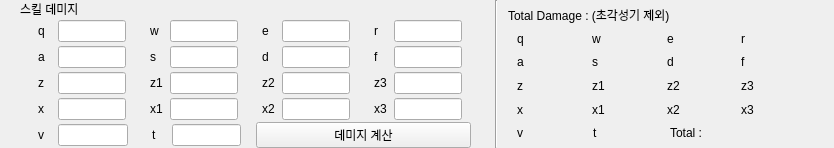
    <widget class="QWidget" name="widget_7" native="true">
     <layout class="QHBoxLayout" name="horizontalLayout_5" stretch="3,0,2">
      <property name="topMargin">
       <number>0</number>
      </property>
      <property name="bottomMargin">
       <number>0</number>
      </property>
      <item>
       <widget class="QWidget" name="widget_84" native="true">
        <layout class="QVBoxLayout" name="verticalLayout_19">
         <property name="spacing">
          <number>0</number>
         </property>
         <property name="topMargin">
          <number>0</number>
         </property>
         <property name="bottomMargin">
          <number>0</number>
         </property>
         <item>
          <widget class="QLabel" name="label_71">
           <property name="text">
            <string>스킬 데미지</string>
           </property>
          </widget>
         </item>
         <item>
          <widget class="QWidget" name="widget" native="true">
           <layout class="QHBoxLayout" name="horizontalLayout_6">
            <property name="topMargin">
             <number>0</number>
            </property>
            <property name="bottomMargin">
             <number>0</number>
            </property>
           </layout>
          </widget>
         </item>
         <item>
          <widget class="QWidget" name="widget_88" native="true">
           <layout class="QHBoxLayout" name="horizontalLayout_73" stretch="1,1,1,1">
            <property name="topMargin">
             <number>0</number>
            </property>
            <property name="bottomMargin">
             <number>0</number>
            </property>
            <item>
             <widget class="QWidget" name="widget_89" native="true">
              <layout class="QHBoxLayout" name="horizontalLayout_74" stretch="1,5">
               <property name="topMargin">
                <number>2</number>
               </property>
               <property name="bottomMargin">
                <number>2</number>
               </property>
               <item>
                <widget class="QLabel" name="dmg_q_label">
                 <property name="text">
                  <string>q</string>
                 </property>
                </widget>
               </item>
               <item>
                <widget class="QLineEdit" name="dmg_q_line"/>
               </item>
              </layout>
             </widget>
            </item>
            <item>
             <widget class="QWidget" name="widget_92" native="true">
              <layout class="QHBoxLayout" name="horizontalLayout_77" stretch="1,5">
               <property name="topMargin">
                <number>2</number>
               </property>
               <property name="bottomMargin">
                <number>2</number>
               </property>
               <item>
                <widget class="QLabel" name="dmg_w_label">
                 <property name="text">
                  <string>w</string>
                 </property>
                </widget>
               </item>
               <item>
                <widget class="QLineEdit" name="dmg_w_line"/>
               </item>
              </layout>
             </widget>
            </item>
            <item>
             <widget class="QWidget" name="widget_95" native="true">
              <layout class="QHBoxLayout" name="horizontalLayout_80" stretch="1,5">
               <property name="topMargin">
                <number>2</number>
               </property>
               <property name="bottomMargin">
                <number>2</number>
               </property>
               <item>
                <widget class="QLabel" name="dmg_e_label">
                 <property name="text">
                  <string>e</string>
                 </property>
                </widget>
               </item>
               <item>
                <widget class="QLineEdit" name="dmg_e_line"/>
               </item>
              </layout>
             </widget>
            </item>
            <item>
             <widget class="QWidget" name="widget_98" native="true">
              <layout class="QHBoxLayout" name="horizontalLayout_83" stretch="1,5">
               <property name="topMargin">
                <number>2</number>
               </property>
               <property name="bottomMargin">
                <number>2</number>
               </property>
               <item>
                <widget class="QLabel" name="dmg_r_label">
                 <property name="text">
                  <string>r</string>
                 </property>
                </widget>
               </item>
               <item>
                <widget class="QLineEdit" name="dmg_r_line"/>
               </item>
              </layout>
             </widget>
            </item>
           </layout>
          </widget>
         </item>
         <item>
          <widget class="QWidget" name="widget_91" native="true">
           <layout class="QHBoxLayout" name="horizontalLayout_76" stretch="1,1,1,1">
            <property name="topMargin">
             <number>0</number>
            </property>
            <property name="bottomMargin">
             <number>0</number>
            </property>
            <item>
             <widget class="QWidget" name="widget_90" native="true">
              <layout class="QHBoxLayout" name="horizontalLayout_75" stretch="1,5">
               <property name="topMargin">
                <number>2</number>
               </property>
               <property name="bottomMargin">
                <number>2</number>
               </property>
               <item>
                <widget class="QLabel" name="dmg_a_label">
                 <property name="text">
                  <string>a</string>
                 </property>
                </widget>
               </item>
               <item>
                <widget class="QLineEdit" name="dmg_a_line"/>
               </item>
              </layout>
             </widget>
            </item>
            <item>
             <widget class="QWidget" name="widget_93" native="true">
              <layout class="QHBoxLayout" name="horizontalLayout_78" stretch="1,5">
               <property name="topMargin">
                <number>2</number>
               </property>
               <property name="bottomMargin">
                <number>2</number>
               </property>
               <item>
                <widget class="QLabel" name="dmg_s_label">
                 <property name="text">
                  <string>s</string>
                 </property>
                </widget>
               </item>
               <item>
                <widget class="QLineEdit" name="dmg_s_line"/>
               </item>
              </layout>
             </widget>
            </item>
            <item>
             <widget class="QWidget" name="widget_96" native="true">
              <layout class="QHBoxLayout" name="horizontalLayout_81" stretch="1,5">
               <property name="topMargin">
                <number>2</number>
               </property>
               <property name="bottomMargin">
                <number>2</number>
               </property>
               <item>
                <widget class="QLabel" name="dmg_d_label">
                 <property name="text">
                  <string>d</string>
                 </property>
                </widget>
               </item>
               <item>
                <widget class="QLineEdit" name="dmg_d_line"/>
               </item>
              </layout>
             </widget>
            </item>
            <item>
             <widget class="QWidget" name="widget_99" native="true">
              <layout class="QHBoxLayout" name="horizontalLayout_84" stretch="1,5">
               <property name="topMargin">
                <number>2</number>
               </property>
               <property name="bottomMargin">
                <number>2</number>
               </property>
               <item>
                <widget class="QLabel" name="dmg_f_label">
                 <property name="text">
                  <string>f</string>
                 </property>
                </widget>
               </item>
               <item>
                <widget class="QLineEdit" name="dmg_f_line"/>
               </item>
              </layout>
             </widget>
            </item>
           </layout>
          </widget>
         </item>
         <item>
          <widget class="QWidget" name="widget_94" native="true">
           <layout class="QHBoxLayout" name="horizontalLayout_79" stretch="1,1,1,1">
            <property name="topMargin">
             <number>0</number>
            </property>
            <property name="bottomMargin">
             <number>0</number>
            </property>
            <item>
             <widget class="QWidget" name="widget_8" native="true">
              <layout class="QHBoxLayout" name="horizontalLayout_8" stretch="1,5">
               <property name="topMargin">
                <number>2</number>
               </property>
               <property name="bottomMargin">
                <number>2</number>
               </property>
               <item>
                <widget class="QLabel" name="label">
                 <property name="text">
                  <string>z</string>
                 </property>
                </widget>
               </item>
               <item>
                <widget class="QLineEdit" name="dmg_z_line"/>
               </item>
              </layout>
             </widget>
            </item>
            <item>
             <widget class="QWidget" name="widget_9" native="true">
              <layout class="QHBoxLayout" name="horizontalLayout_9" stretch="1,5">
               <property name="topMargin">
                <number>2</number>
               </property>
               <property name="bottomMargin">
                <number>2</number>
               </property>
               <item>
                <widget class="QLabel" name="label_3">
                 <property name="text">
                  <string>z1</string>
                 </property>
                </widget>
               </item>
               <item>
                <widget class="QLineEdit" name="dmg_z1_line"/>
               </item>
              </layout>
             </widget>
            </item>
            <item>
             <widget class="QWidget" name="widget_10" native="true">
              <layout class="QHBoxLayout" name="horizontalLayout_10" stretch="1,5">
               <property name="topMargin">
                <number>2</number>
               </property>
               <property name="bottomMargin">
                <number>2</number>
               </property>
               <item>
                <widget class="QLabel" name="label_4">
                 <property name="text">
                  <string>z2</string>
                 </property>
                </widget>
               </item>
               <item>
                <widget class="QLineEdit" name="dmg_z2_line"/>
               </item>
              </layout>
             </widget>
            </item>
            <item>
             <widget class="QWidget" name="widget_11" native="true">
              <layout class="QHBoxLayout" name="horizontalLayout_11" stretch="1,5">
               <property name="topMargin">
                <number>2</number>
               </property>
               <property name="bottomMargin">
                <number>2</number>
               </property>
               <item>
                <widget class="QLabel" name="label_5">
                 <property name="text">
                  <string>z3</string>
                 </property>
                </widget>
               </item>
               <item>
                <widget class="QLineEdit" name="dmg_z3_line"/>
               </item>
              </layout>
             </widget>
            </item>
           </layout>
          </widget>
         </item>
         <item>
          <widget class="QWidget" name="widget_97" native="true">
           <layout class="QHBoxLayout" name="horizontalLayout_82" stretch="1,1,1,1">
            <property name="topMargin">
             <number>0</number>
            </property>
            <property name="bottomMargin">
             <number>0</number>
            </property>
            <item>
             <widget class="QWidget" name="widget_3" native="true">
              <layout class="QHBoxLayout" name="horizontalLayout_7" stretch="1,5">
               <property name="topMargin">
                <number>2</number>
               </property>
               <property name="bottomMargin">
                <number>2</number>
               </property>
               <item>
                <widget class="QLabel" name="label_2">
                 <property name="text">
                  <string>x</string>
                 </property>
                </widget>
               </item>
               <item>
                <widget class="QLineEdit" name="dmg_x_line"/>
               </item>
              </layout>
             </widget>
            </item>
            <item>
             <widget class="QWidget" name="widget_12" native="true">
              <layout class="QHBoxLayout" name="horizontalLayout_12" stretch="1,5">
               <property name="topMargin">
                <number>2</number>
               </property>
               <property name="bottomMargin">
                <number>2</number>
               </property>
               <item>
                <widget class="QLabel" name="label_6">
                 <property name="text">
                  <string>x1</string>
                 </property>
                </widget>
               </item>
               <item>
                <widget class="QLineEdit" name="dmg_x1_line"/>
               </item>
              </layout>
             </widget>
            </item>
            <item>
             <widget class="QWidget" name="widget_13" native="true">
              <layout class="QHBoxLayout" name="horizontalLayout_13" stretch="1,5">
               <property name="topMargin">
                <number>2</number>
               </property>
               <property name="bottomMargin">
                <number>2</number>
               </property>
               <item>
                <widget class="QLabel" name="label_7">
                 <property name="text">
                  <string>x2</string>
                 </property>
                </widget>
               </item>
               <item>
                <widget class="QLineEdit" name="dmg_x2_line"/>
               </item>
              </layout>
             </widget>
            </item>
            <item>
             <widget class="QWidget" name="widget_14" native="true">
              <layout class="QHBoxLayout" name="horizontalLayout_14" stretch="1,5">
               <property name="topMargin">
                <number>2</number>
               </property>
               <property name="bottomMargin">
                <number>2</number>
               </property>
               <item>
                <widget class="QLabel" name="label_8">
                 <property name="text">
                  <string>x3</string>
                 </property>
                </widget>
               </item>
               <item>
                <widget class="QLineEdit" name="dmg_x3_line"/>
               </item>
              </layout>
             </widget>
            </item>
           </layout>
          </widget>
         </item>
         <item>
          <widget class="QWidget" name="widget_85" native="true">
           <layout class="QHBoxLayout" name="horizontalLayout_70" stretch="1,1,2">
            <property name="topMargin">
             <number>0</number>
            </property>
            <property name="bottomMargin">
             <number>0</number>
            </property>
            <item>
             <widget class="QWidget" name="widget_86" native="true">
              <layout class="QHBoxLayout" name="horizontalLayout_71" stretch="1,5">
               <property name="topMargin">
                <number>2</number>
               </property>
               <property name="bottomMargin">
                <number>2</number>
               </property>
               <item>
                <widget class="QLabel" name="label_72">
                 <property name="text">
                  <string>v</string>
                 </property>
                </widget>
               </item>
               <item>
                <widget class="QLineEdit" name="dmg_v_line"/>
               </item>
              </layout>
             </widget>
            </item>
            <item>
             <widget class="QWidget" name="widget_87" native="true">
              <layout class="QHBoxLayout" name="horizontalLayout_72" stretch="1,5">
               <property name="topMargin">
                <number>2</number>
               </property>
               <property name="bottomMargin">
                <number>2</number>
               </property>
               <item>
                <widget class="QLabel" name="label_73">
                 <property name="text">
                  <string>t</string>
                 </property>
                </widget>
               </item>
               <item>
                <widget class="QLineEdit" name="dmg_t_line"/>
               </item>
              </layout>
             </widget>
            </item>
            <item>
             <widget class="QPushButton" name="btn_damage">
              <property name="text">
               <string>데미지 계산</string>
              </property>
             </widget>
            </item>
           </layout>
          </widget>
         </item>
        </layout>
       </widget>
      </item>
      <item>
       <widget class="Line" name="line">
        <property name="orientation">
         <enum>Qt::Vertical</enum>
        </property>
       </widget>
      </item>
      <item>
       <widget class="QWidget" name="widget_82" native="true">
        <layout class="QVBoxLayout" name="verticalLayout_18" stretch="4">
         <property name="spacing">
          <number>0</number>
         </property>
         <property name="leftMargin">
          <number>2</number>
         </property>
         <property name="topMargin">
          <number>2</number>
         </property>
         <property name="rightMargin">
          <number>2</number>
         </property>
         <property name="bottomMargin">
          <number>2</number>
         </property>
         <item>
          <widget class="QWidget" name="widget_100" native="true">
           <layout class="QVBoxLayout" name="verticalLayout_20">
            <property name="spacing">
             <number>2</number>
            </property>
            <property name="leftMargin">
             <number>2</number>
            </property>
            <property name="topMargin">
             <number>2</number>
            </property>
            <property name="rightMargin">
             <number>2</number>
            </property>
            <property name="bottomMargin">
             <number>2</number>
            </property>
            <item>
             <widget class="QLabel" name="label_82">
              <property name="text">
               <string>Total Damage : (초각성기 제외)</string>
              </property>
             </widget>
            </item>
            <item>
             <widget class="QWidget" name="widget_101" native="true">
              <layout class="QHBoxLayout" name="horizontalLayout_86" stretch="1,1,1,1">
               <property name="topMargin">
                <number>0</number>
               </property>
               <property name="bottomMargin">
                <number>0</number>
               </property>
               <item>
                <widget class="QLabel" name="dmg_q_text">
                 <property name="text">
                  <string>q</string>
                 </property>
                </widget>
               </item>
               <item>
                <widget class="QLabel" name="dmg_w_text">
                 <property name="text">
                  <string>w</string>
                 </property>
                </widget>
               </item>
               <item>
                <widget class="QLabel" name="dmg_e_text">
                 <property name="text">
                  <string>e</string>
                 </property>
                </widget>
               </item>
               <item>
                <widget class="QLabel" name="dmg_r_text">
                 <property name="text">
                  <string>r</string>
                 </property>
                </widget>
               </item>
              </layout>
             </widget>
            </item>
            <item>
             <widget class="QWidget" name="widget_2" native="true">
              <layout class="QHBoxLayout" name="horizontalLayout_2" stretch="1,1,1,1">
               <property name="topMargin">
                <number>0</number>
               </property>
               <property name="bottomMargin">
                <number>0</number>
               </property>
               <item>
                <widget class="QLabel" name="dmg_a_text">
                 <property name="text">
                  <string>a</string>
                 </property>
                </widget>
               </item>
               <item>
                <widget class="QLabel" name="dmg_s_text">
                 <property name="text">
                  <string>s</string>
                 </property>
                </widget>
               </item>
               <item>
                <widget class="QLabel" name="dmg_d_text">
                 <property name="text">
                  <string>d</string>
                 </property>
                </widget>
               </item>
               <item>
                <widget class="QLabel" name="dmg_f_text">
                 <property name="text">
                  <string>f</string>
                 </property>
                </widget>
               </item>
              </layout>
             </widget>
            </item>
            <item>
             <widget class="QWidget" name="widget_5" native="true">
              <layout class="QHBoxLayout" name="horizontalLayout_3" stretch="1,1,1,1">
               <property name="topMargin">
                <number>0</number>
               </property>
               <property name="bottomMargin">
                <number>0</number>
               </property>
               <item>
                <widget class="QLabel" name="dmg_z_text">
                 <property name="text">
                  <string>z</string>
                 </property>
                </widget>
               </item>
               <item>
                <widget class="QLabel" name="dmg_z1_text">
                 <property name="text">
                  <string>z1</string>
                 </property>
                </widget>
               </item>
               <item>
                <widget class="QLabel" name="dmg_z2_text">
                 <property name="text">
                  <string>z2</string>
                 </property>
                </widget>
               </item>
               <item>
                <widget class="QLabel" name="dmg_z3_text">
                 <property name="text">
                  <string>z3</string>
                 </property>
                </widget>
               </item>
              </layout>
             </widget>
            </item>
            <item>
             <widget class="QWidget" name="widget_6" native="true">
              <layout class="QHBoxLayout" name="horizontalLayout_4" stretch="1,1,1,1">
               <property name="topMargin">
                <number>0</number>
               </property>
               <property name="bottomMargin">
                <number>0</number>
               </property>
               <item>
                <widget class="QLabel" name="dmg_x_text">
                 <property name="text">
                  <string>x</string>
                 </property>
                </widget>
               </item>
               <item>
                <widget class="QLabel" name="dmg_x1_text">
                 <property name="text">
                  <string>x1</string>
                 </property>
                </widget>
               </item>
               <item>
                <widget class="QLabel" name="dmg_x2_text">
                 <property name="text">
                  <string>x2</string>
                 </property>
                </widget>
               </item>
               <item>
                <widget class="QLabel" name="dmg_x3_text">
                 <property name="text">
                  <string>x3</string>
                 </property>
                </widget>
               </item>
              </layout>
             </widget>
            </item>
            <item>
             <widget class="QWidget" name="widget_4" native="true">
              <layout class="QHBoxLayout" name="horizontalLayout_85" stretch="1,1,2">
               <property name="topMargin">
                <number>0</number>
               </property>
               <property name="bottomMargin">
                <number>0</number>
               </property>
               <item>
                <widget class="QLabel" name="dmg_v_text">
                 <property name="text">
                  <string>v</string>
                 </property>
                </widget>
               </item>
               <item>
                <widget class="QLabel" name="dmg_t_text">
                 <property name="text">
                  <string>t</string>
                 </property>
                </widget>
               </item>
               <item>
                <widget class="QLabel" name="dmg_total_text">
                 <property name="text">
                  <string>Total : </string>
                 </property>
                </widget>
               </item>
              </layout>
             </widget>
            </item>
           </layout>
          </widget>
         </item>
        </layout>
       </widget>
      </item>
     </layout>
    </widget>
